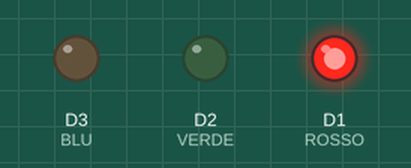
Recording of a sketch running on a simulated ESP8266 (NodeMCU). On the bench: output pins drawn as LEDs (lit = HIGH). WiFi joins after 1.5 s; servers stay silent unless stated; what the sketch prints to the serial monitor is not drawn.

Above: at 3.65 s.
At 4.65 s:
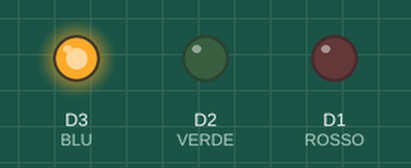
At 5.4 s:
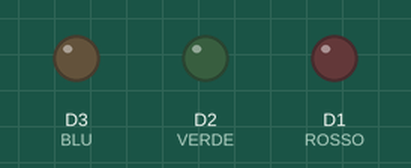
At 6.15 s:
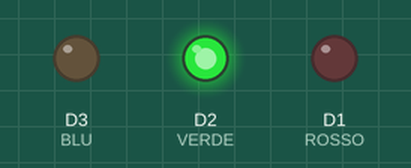
At 7.15 s:
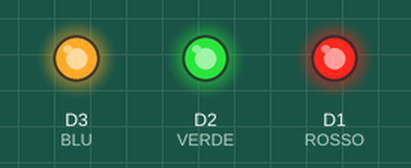
Timing chart, 0 to 8.1 s (numbered marks = the images above):
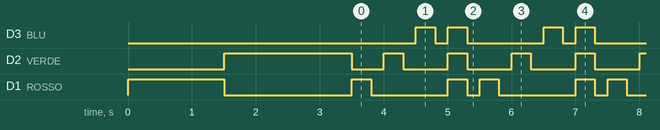

The sketch:

OTALeds.ino
```cpp
#include <ESP8266WiFi.h>
#include <ESP8266mDNS.h>
#include <WiFiUdp.h>
#include <ArduinoOTA.h>
#include "access.h"

/*  resistenze 220 ohm sugli anodi
 *  correnti: da misurare
*/

#define ROSSO D1
#define VERDE D2
#define BLU D3
#define ACCESO 300
#define SPENTO 200

const char* host = "OTA-LEDS";

int led_pin = D1;
#define N_DIMMERS 3
int dimmer_pin[] = {14, 5, 15};

void setup() {
   Serial.begin(115200);

   /* switch on led */
    pinMode(ROSSO, OUTPUT);
    pinMode(VERDE, OUTPUT);
    pinMode(BLU, OUTPUT);

   Serial.println("Booting");
   WiFi.mode(WIFI_STA);

   WiFi.begin(WLAN_SSID, WLAN_PASS);
   /* rosso on in connessione wifi */
   digitalWrite(ROSSO, HIGH);

   while (WiFi.waitForConnectResult() != WL_CONNECTED){
     WiFi.begin(WLAN_SSID, WLAN_PASS);
     Serial.println("Retrying connection...");
  }
  /* rosso off */
  digitalWrite(ROSSO, LOW);

  /* configure OTA server events */

  ArduinoOTA.setHostname(host);
  ArduinoOTA.onStart([]() { // switch off all the PWMs during upgrade
                        for(int i=0; i<N_DIMMERS;i++)
                          analogWrite(dimmer_pin[i], 0);
                          analogWrite(led_pin,0);
                    });

  ArduinoOTA.onEnd([]() { // do a fancy thing with our board led at end
                          for (int i=0;i<30;i++)
                          {
                            analogWrite(led_pin,(i*100) % 1001);
                            delay(50);
                          }
                        });

   ArduinoOTA.onError([](ota_error_t error) { (void)error; ESP.restart(); });

   /* setup the OTA server */
   ArduinoOTA.begin();
   Serial.println("Ready");

   /* verde on */
   digitalWrite(VERDE, HIGH);
   delay(2000);
   digitalWrite(VERDE, LOW);

}

void loop() {
  ArduinoOTA.handle();
  digitalWrite(ROSSO, HIGH);
  delay(ACCESO);
  digitalWrite(ROSSO, LOW);
  delay(SPENTO);

  digitalWrite(VERDE, HIGH);
  delay(ACCESO);
  digitalWrite(VERDE, LOW);
  delay(SPENTO);

  digitalWrite(BLU, HIGH);
  delay(ACCESO);
  digitalWrite(BLU, LOW);
  delay(SPENTO);

  digitalWrite(ROSSO, HIGH);
  digitalWrite(VERDE, HIGH);
  digitalWrite(BLU, HIGH);
  delay(ACCESO);
  digitalWrite(ROSSO, LOW);
  digitalWrite(VERDE, LOW);
  digitalWrite(BLU, LOW);
  delay(SPENTO);
}
```

example-access.h
```cpp
/************************* WiFi Access Point *********************************/

#define WLAN_SSID       "ssid"
#define WLAN_PASS       "pass"

/************************* Mqtt setup ****************************************/

#define AIO_SERVER      "broker mqtt"
#define AIO_SERVERPORT  1883                   // use 8883 for SSL
#define AIO_USERNAME    "user mqtt"
#define AIO_KEY         "pass mqtt"

/************************* esp8266 GPIO ****************************************/

#define D0 16
#define D1 5 // I2C Bus SCL (clock) GPIO5
#define D2 4 // I2C Bus SDA (data)
#define D3 0
#define D4 2 // Same as "LED_BUILTIN", but inverted logic
#define D5 14 // SPI Bus SCK (clock)
#define D6 12 // SPI Bus MISO
#define D7 13 // SPI Bus MOSI
#define D8 15 // SPI Bus SS (CS)
#define D9 3 // RX0 (Serial console)
#define D10 1 // TX0 (Serial console)
```

Measured:
- by itself, D3 (BLU): repeats every 2.0 s: LOW 0.20 s, HIGH 0.30 s, LOW 1.2 s, HIGH 0.30 s
- by itself, D2 (VERDE): repeats every 1.0 s: HIGH 0.30 s, LOW 0.70 s
- by itself, D1 (ROSSO): repeats every 2.0 s: HIGH 0.30 s, LOW 1.2 s, HIGH 0.30 s, LOW 0.20 s
